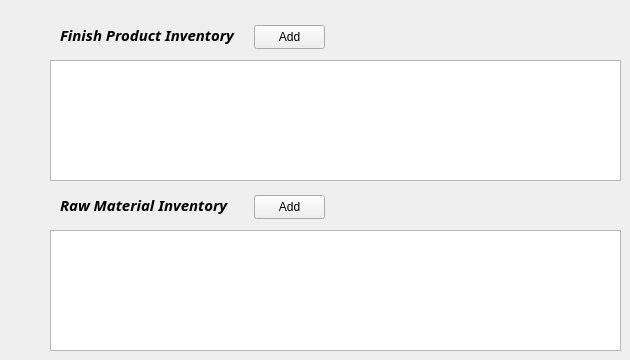
    <widget class="QWidget" name="Inventory">
     <widget class="QTableWidget" name="product_inventory_table">
      <property name="geometry">
       <rect>
        <x>50</x>
        <y>60</y>
        <width>571</width>
        <height>121</height>
       </rect>
      </property>
     </widget>
     <widget class="QLabel" name="welcome_label_2">
      <property name="geometry">
       <rect>
        <x>60</x>
        <y>20</y>
        <width>191</width>
        <height>31</height>
       </rect>
      </property>
      <property name="font">
       <font>
        <family>Segoe UI Black</family>
        <pointsize>14</pointsize>
        <bold>true</bold>
       </font>
      </property>
      <property name="text">
       <string>&lt;html&gt;&lt;head/&gt;&lt;body&gt;&lt;p&gt;&lt;span style=&quot; font-size:11pt; font-style:italic;&quot;&gt;Finish Product Inventory&lt;/span&gt;&lt;/p&gt;&lt;/body&gt;&lt;/html&gt;</string>
      </property>
      <property name="textFormat">
       <enum>Qt::TextFormat::AutoText</enum>
      </property>
     </widget>
     <widget class="QTableWidget" name="raw_inventory_table">
      <property name="geometry">
       <rect>
        <x>50</x>
        <y>230</y>
        <width>571</width>
        <height>121</height>
       </rect>
      </property>
     </widget>
     <widget class="QLabel" name="welcome_label_4">
      <property name="geometry">
       <rect>
        <x>60</x>
        <y>190</y>
        <width>181</width>
        <height>31</height>
       </rect>
      </property>
      <property name="font">
       <font>
        <family>Segoe UI Black</family>
        <pointsize>14</pointsize>
        <bold>true</bold>
       </font>
      </property>
      <property name="text">
       <string>&lt;html&gt;&lt;head/&gt;&lt;body&gt;&lt;p&gt;&lt;span style=&quot; font-size:11pt; font-style:italic;&quot;&gt;Raw Material Inventory&lt;/span&gt;&lt;/p&gt;&lt;/body&gt;&lt;/html&gt;</string>
      </property>
      <property name="textFormat">
       <enum>Qt::TextFormat::AutoText</enum>
      </property>
     </widget>
     <widget class="QPushButton" name="add_product_button">
      <property name="geometry">
       <rect>
        <x>254</x>
        <y>25</y>
        <width>71</width>
        <height>24</height>
       </rect>
      </property>
      <property name="text">
       <string>Add</string>
      </property>
     </widget>
     <widget class="QPushButton" name="add_inventory_button">
      <property name="geometry">
       <rect>
        <x>254</x>
        <y>195</y>
        <width>71</width>
        <height>24</height>
       </rect>
      </property>
      <property name="text">
       <string>Add</string>
      </property>
     </widget>
    </widget>
